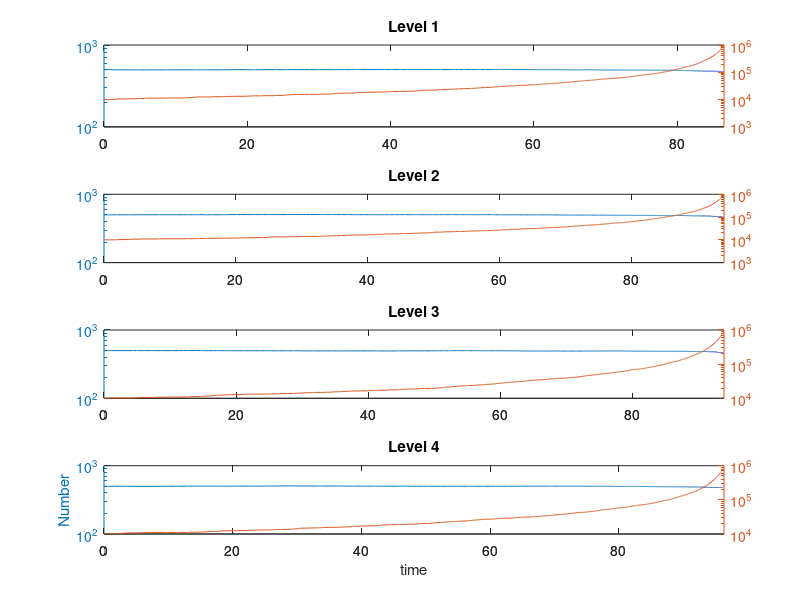

Source code (MATLAB):
numlevels = 4;
%given parameters/rate constants
klaunch = 0.2*ones(numlevels,1);   
kcolcraftfrag = 2*10^-8;
kcolfragfrag = 1*10^-8;
kdecay = 3*ones(numlevels,1);

% number of timesteps
tsteps = 10000;

% reaction vectors in columns
% -spacecraft launch
% -catastrophic collision
% -fragment collision
% -orbital decay
%
% the rows are are
% -spacecraft
% -debris
zeta = [1  -1   0   0;
        10 100 100 -2];
rxnum = size(zeta,2);
% preallocate for loop
% X tracks population of each altitude level over time
% in the format
% Level 1 spacecraft
% Level 1 debris
% Level 2 spacecraft
% Level 2 debris
% ...

% initial number of each object
X0 = repmat([500 10000]',numlevels,1);
% preallocate tracking number of objects
X = zeros(2*numlevels,tsteps);
X(:,1) = X0;
% seperate set of intensity functions for each level
lam = zeros(numlevels,rxnum);

% random number tracker
rcount = 1;
% generate random number pool
rs = rand(numlevels,2*tsteps);

%generate starting uniform randoms
Pk = log(1./rand(numlevels,rxnum));
Tk = zeros(numlevels,rxnum);
t = zeros(numlevels,tsteps);
count = 1;
while count<=tsteps
    % calculate intensity functions
    lam(:,1) = klaunch;
    lam(:,2) = kcolcraftfrag*X(2:2:end,count).*X(1:2:end,count);
    lam(:,3) = kcolfragfrag*(X(2:2:end,count)).^2;
    lam(:,4) = kdecay;
    % find scaled time
    deltk = (Pk-Tk)./lam;
    % find next reaction
    [del,mu] = min(deltk,[],2);
    % add reaction vector
    for z = 1:numlevels
        X(2*z-1:2*z,count+1) = X(2*z-1:2*z,count) + zeta(:,mu(z));
    end
    % update scale times
    Tk = Tk + bsxfun(@times,del,lam);
    % update the triggered reaction P
    Pinds = sub2ind([numlevels,rxnum],(1:numlevels)',mu);
    Pk(Pinds) = Pk(Pinds) + log(1./rs(:,rcount));
    rcount = rcount + 1;
    % update overall time
    t(:,count + 1) = t(:,count) + del;
    count = count + 1; 
end


%plot the trajectory
figure;
for ind = 1:numlevels
subplot(numlevels,1,ind)
[ax,h1,h2]=plotyy(t(ind,1:end),X(2*ind-1,:),t(ind,1:end),X(2*ind,:),'semilogy');
% set([h1,h2],'Marker','-');
titl = sprintf('Level %d',ind);
title(titl)
% legend('Spacecraft','Debris')
end
xlabel('time')
ylabel('Number')
% suptitle('Single Trajectory of Collision/Spacecraft Model')